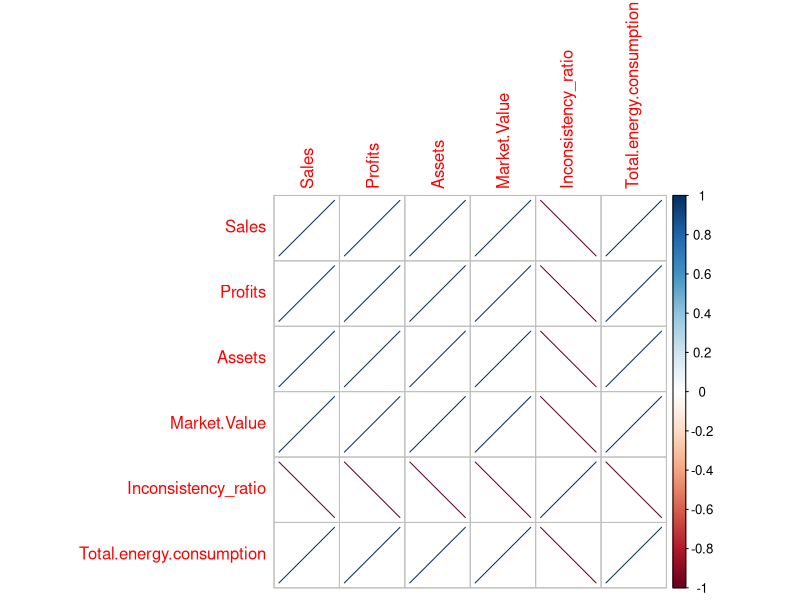
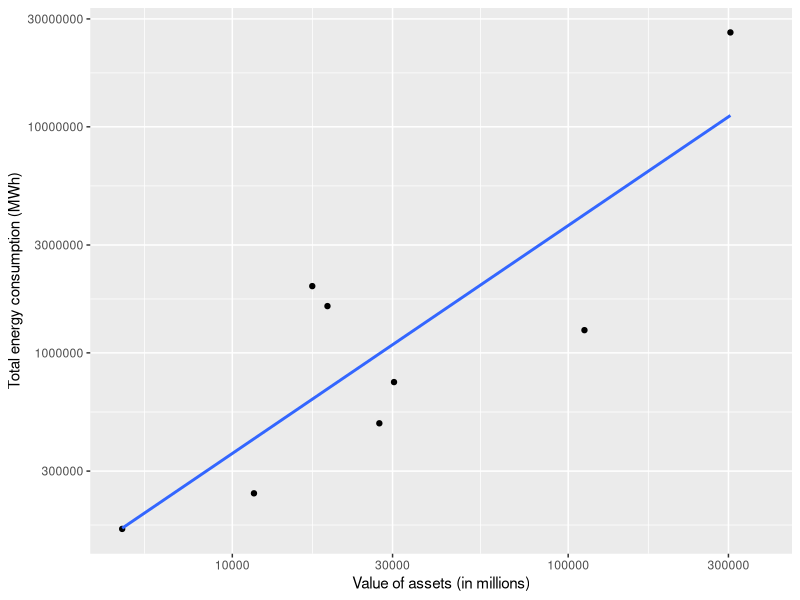

These figures' R source, in order:
library(tidyverse)
library(corrplot)
library(knitr)
#Load data

company_selection_clean <- read.csv("./Data/Processed/Company_Selection_Clean.csv")

Reporting_inconsistencies_processed <- read.csv("./Data/Processed/Reporting_inconsistencies_processed.csv")

Energy_Usage_Clean <- read.csv("./Data/Processed/Energy_Usage_Clean.csv")

#Join datasets 

company_profiles <- left_join(company_selection_clean, Reporting_inconsistencies_processed)

company_profiles <- left_join(company_profiles, Energy_Usage_Clean)

#Filter out 1.0 ratios 

company_profiles2 <- company_profiles[!is.na(company_profiles$Company.report),]
  

#Correlations 

correlation <- cor(company_profiles2 %>% select(Sales:Market.Value,
                    Inconsistency_ratio:Total.energy.consumption) %>% drop_na())

corrplot(correlation, method = "ellipse")


#Regressions


regression_assets_energy <- lm(data = company_profiles2, Total.energy.consumption ~ Assets)

regression_mv_energy <- lm(data = company_profiles2,  Total.energy.consumption ~ Market.Value)

regression_sales_energy <- lm(data = company_profiles2,  Total.energy.consumption ~ Sales)

regression_profits_energy <- lm(data = company_profiles2,  Total.energy.consumption ~ Profits)

regression_ratio_mv <- lm(data = company_profiles2,  Inconsistency_ratio ~ Market.Value)

summary(regression_assets_energy) #strongest relationship

summary(regression_mv_energy)

summary(regression_sales_energy)

summary(regression_profits_energy)

summary(regression_ratio_mv)

#Top 5 by inconsistency ratio 

top5 <- company_profiles2 %>% 
  slice_max(Inconsistency_ratio, n = 5) %>%
  select(Company, Inconsistency_ratio)

kable(top5, caption = "Top 5 Companies by Highest Reporting Inconsistency Ratio", align = 'l')


#Plots

options(scipen=5) 

Plot1 <- ggplot(company_profiles2, aes(x = Assets, y = Total.energy.consumption)) +
  geom_point() +
  geom_smooth(method = "lm", se = FALSE) +
  scale_x_log10() +
  scale_y_log10() +
  labs(x = "Value of assets (in millions)", y = "Total energy consumption (MWh)")
print(Plot1)


